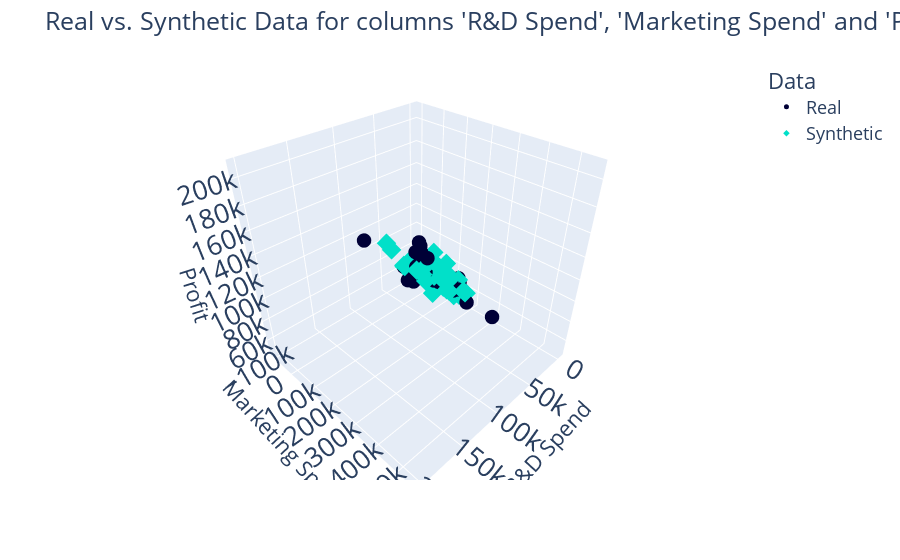

Notebook code for this chart:
### Code cell
# Proponer una f.d.p. al proceso, si el investigador tiene información

from copulas.univariate import GaussianUnivariate

dist = GaussianMultivariate(distribution=GaussianUnivariate) # Asignar a los datos la f.d.p. normal univariada
dist.fit(df[['R&D Spend', 'Marketing Spend', 'Profit']])

sampled = dist.sample(50) # generar 1_000 valores

compare_3d(df[['R&D Spend', 'Marketing Spend', 'Profit']], sampled) # mostrar los gráficos para compararlos
